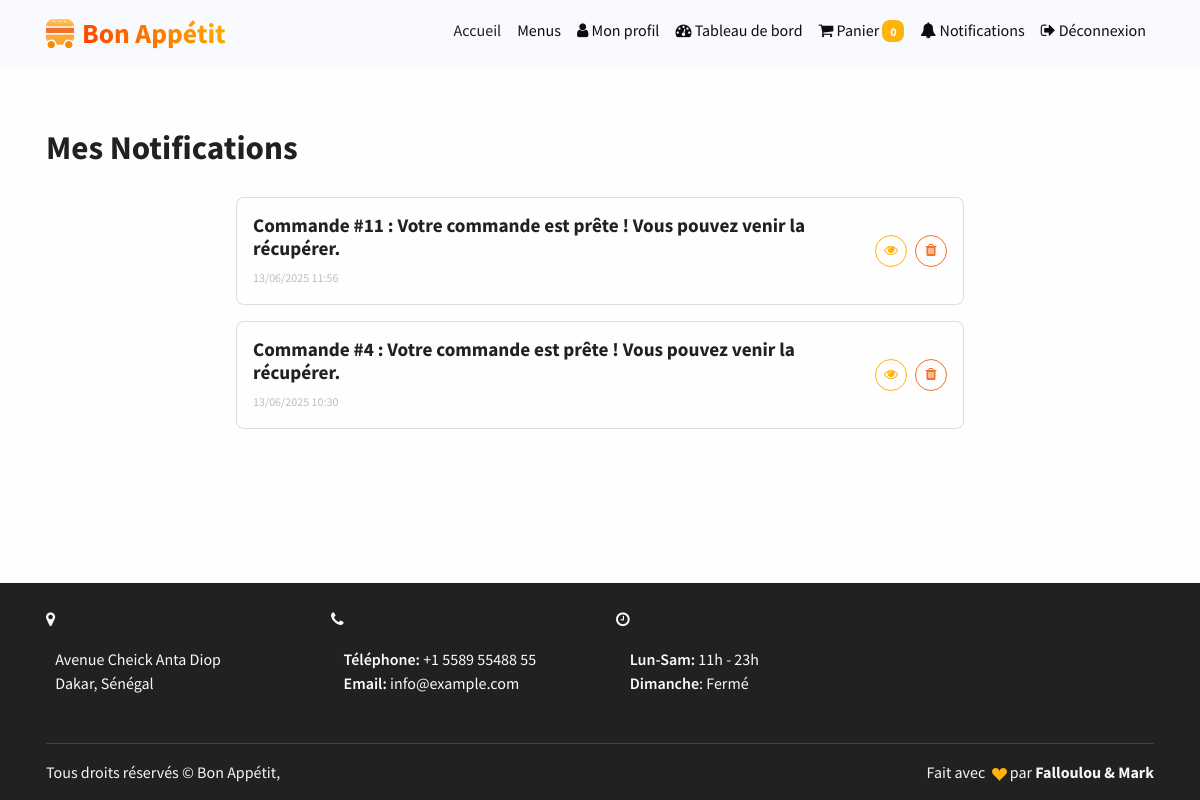
/commandes/notifications/ (signed in), run on the app's committed database.
### commandes/models.py (models this page shows, shortened)
class Notification(models.Model):
    commande = models.ForeignKey('Commande', on_delete=models.CASCADE, related_name='notifications')
    message = models.TextField()
    date_creation = models.DateTimeField(auto_now_add=True)
    lu = models.BooleanField(default=False)
    est_gestionnaire = models.BooleanField(default=False)  # True si c'est une notification pour le gestionnaire

class Commande(models.Model):
    class Statut(models.TextChoices):
        EN_ATTENTE = 'EN_ATTENTE', 'En attente'
        EN_PREPARATION = 'EN_PREPARATION', 'En préparation'
        PRETE = 'PRETE', 'Prête'
        LIVREE = 'RECUPEREE', 'Récupérée'
        ANNULEE = 'ANNULEE', 'Annulée'
    client = models.ForeignKey(settings.AUTH_USER_MODEL, on_delete=models.CASCADE, related_name='commandes')
    date_commande = models.DateTimeField(auto_now_add=True)
    statut = models.CharField(
        max_length=20,
        choices=Statut.choices,
        default=Statut.EN_ATTENTE
    )
    telephone = models.CharField(max_length=15)
    notes = models.TextField(blank=True)
    total = models.DecimalField(max_digits=10, decimal_places=2, default=0)

### commandes/views.py (the view)
# urls.py: path('notifications/', views.notifications, name='notifications'),
@login_required
def notifications(request):
    notifications = Notification.objects.filter(commande__client=request.user).order_by('-date_creation')
    return render(request, 'commandes/notifications.html', {'notifications': notifications})

### comptes/models.py (called while the page is built)
    def is_client(self):
        return self.role == self.Role.CLIENT

### templates/commandes/notifications.html (shortened to what this page needs)
{% extends 'base.html' %}
{% block content %}
<div class="container mt-5">
    <h2 class="mb-4">Mes Notifications</h2>
    {% if notifications %}
        <div class="row">
            {% for notif in notifications %}
                {% if "prête" in notif.message %}
                <div class="col-md-8 offset-md-2 mb-3">
                    <div class="card {% if not notif.lu %}border-primary{% endif %}">
                        <div class="card-body">
                            <div class="d-flex justify-content-between align-items-center">
                                <div>
                                    <h5 class="card-title mb-1 {% if not notif.lu %}text-primary{% endif %}">
                                        Commande #{{ notif.commande.id }} : {{ notif.message }}
                                    </h5>
                                    <small class="text-muted">{{ notif.date_creation|date:"d/m/Y H:i" }}</small>
                                </div>
                                <div class="d-flex gap-2 align-items-center">
                                    <a href="{% url 'detail_commande' notif.commande.id %}" class="btn btn-outline-primary btn-sm rounded-circle p-1" style="width:32px;height:32px;" title="Voir détails commande">
                                        <i class="fa fa-eye text-primary"></i>
                                    </a>
                                    {% if not notif.lu %}
                                        <form method="post" action="{% url 'marquer_notification_lue' notif.id %}" class="d-inline">
                                            {% csrf_token %}
                                            <button type="submit" class="btn btn-outline-success btn-sm rounded-circle p-1" style="width:32px;height:32px;" title="Marquer comme lue">
                                                <i class="fa fa-check text-success"></i>
                                            </button>
                                        </form>
                                    {% else %}
                                        <form method="post" action="{% url 'supprimer_notification' notif.id %}" class="d-inline">
                                            <button type="submit" class="btn btn-outline-danger btn-sm rounded-circle p-1" style="width:32px;height:32px;" title="Supprimer">
                                                <i class="fa fa-trash text-danger"></i>
                                            </button>
                                        </form>
                                    {% endif %}
                                </div>
                            </div>
                        </div>
                    </div>
                </div>
                {% endif %}
            {% endfor %}
        </div>
    {% else %}
        <div class="alert alert-info">Vous n'avez aucune notification.</div>
    {% endif %}
</div>
{% endblock %}

### static/assets/css/custom.css (style rules this page uses)
html, body { height: 100%; }
body { display: flex; flex-direction: column; min-height: 100vh; overflow-x: hidden; }

### menus/templates/base.html (style rules this page uses)
body { overflow-x: hidden; }

### data on the page
Notification: commande.id "11", message "Votre commande est prête ! Vous pouvez venir la récupérer.", date_creation "13/06/2025 11:56", lu True (drawn)
Notification: commande.id "4", message "Votre commande est prête ! Vous pouvez venir la récupérer.", date_creation "13/06/2025 10:30", lu True (drawn)

### other printed values
{{ request.session.panier|length }} "0"
